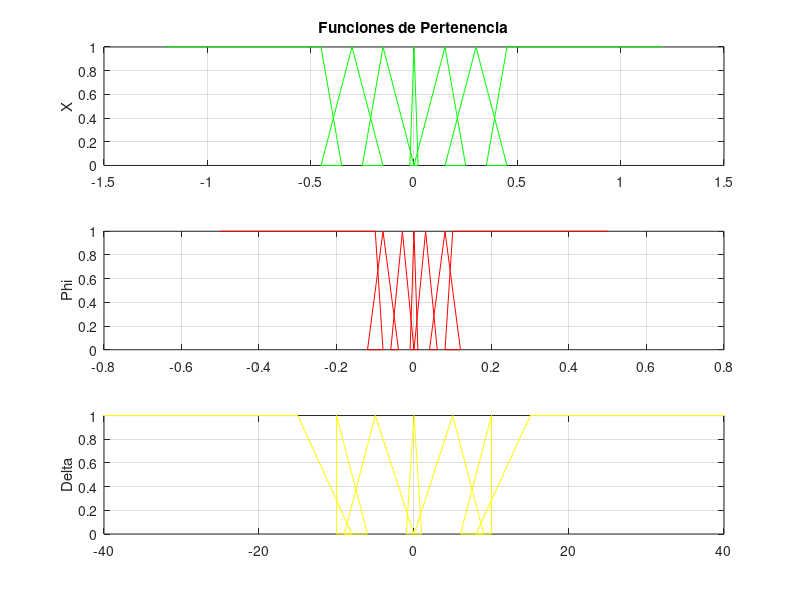

This figure's MATLAB source: (Note: this script raises an error after producing the figure.)
% Control Fuzzy de Motor DC

clear;
clc;
PI = 3.141592;
close all;


xini = input('Introduce Posicion Inicial X : ');
xdeseado = input('Introducir Posicion X deseada : ');

%Define cantidad de divisiones de la variables (PARTICIONES)

kX = 7; %Posicion
kP = 7; %velocidad
kD = 7; %Voltaje


%Define los rangos de cada una de las divisiones
%de X. (X viene a ser el valor de la coordenada en eje X)
%LE LC CE RC RI

Xrango= [-1.2   -0.35
         -0.45  -0.15
         -0.25  -0.00
         -0.02   0.02
          0.00   0.25
          0.15   0.45
          0.35   1.2 ];

%FUNCION DE PERTENENCIA

LE0 = Xrango(1,1);
LE1 = -0.45;
LE2 = Xrango(1,2);
LEC1 = Xrango(2,1);
LEC2 = -0.30;
LEC3 = Xrango(2,2);
LC1 = Xrango(3,1);
LC2 = -0.15;
LC3 = Xrango(3,2);
CE1 = Xrango(4,1);
CE2 = 0;
CE3 = Xrango(4,2);
RC1 = Xrango(5,1);
RC2 = 0.15;
RC3 = Xrango(5,2);
RIC1 = Xrango(6,1);
RIC2 = 0.30;
RIC3 = Xrango(6,2);
RI1 = Xrango(7,1);
RI2 = 0.45;
RI3 = Xrango(7,2);


% Grafico de las funciones de pertenencia de X

Xx = [ LE0 LE1 LE2 LEC1 LEC2 LEC3 LC1 LC2 LC3 CE1 CE2 CE3 RC1 RC2 RC3 RIC1 RIC2 RIC3 RI1 RI2 RI3 ];
Xy = [ 1   1   0   0    1    0    0   1   0   0   1   0   0   1   0   0    1    0    0   1   1 ];                    
figure(1);
subplot(3,1,1);
plot(Xx,Xy,'g');
title('Funciones de Pertenencia');
ylabel('X');
grid;
drawnow


%Define los rangos de cada una de las divisiones
%de P. (P viene a ser el angulo de inclinacion
%de Vehiculo con respecto a la horizontal)
%RB RU RV VE LV LU LB


Prango = [ -0.50    -0.08
           -0.12    -0.04
           -0.06    -0.00
           -0.01    0.01
            0.00    0.06
            0.04    0.12
            0.08    0.50 ];

RB1 = Prango(1,1);
RB2 = -0.10;
RB3 = Prango(1,2);
RU1 = Prango(2,1);
RU2 = -0.08;
RU3 = Prango(2,2);
RV1 = Prango(3,1);
RV2 = -0.03;
RV3 = Prango(3,2);
VE1 = Prango(4,1);
VE2 = 0;
VE3 = Prango(4,2);
LV1 = Prango(5,1);
LV2 = 0.03;
LV3 = Prango(5,2);
LU1 = Prango(6,1);
LU2 = 0.08;
LU3 = Prango(6,2);
LB1 = Prango(7,1);
LB2 = 0.10;
LB3 = Prango(7,2);

Phx = [ RB1 RB2 RB3 RU1 RU2 RU3 RV1 RV2 RV3 VE1 VE2 VE3 LV1 LV2 LV3 LU1 LU2 LU3 LB1 LB2 LB3 ];
Phy = [ 1   1   0   0   1   0   0   1   0   0   1   0   0   1   0   0   1   0   0   1   1   ];

figure(1);
subplot(3,1,2);
plot(Phx,Phy,'r');   
ylabel('Phi');
grid;
drawnow;


%Define los rangos de cada una de las divisiones
%de D. (D viene a ser el angulo de giro
%de las ruedas con respecto al vehiculo)
%NB NM NS ZE PS PM PB 

Drango= [ -40   -8
          -10   -6
          -9    -0
          -1    1
           0    9
           6    10
           8   40 ];

NB0 = Drango(1,1);
NB1 = -15;
NB2 = Drango(1,2);
NM1 = Drango(2,1);
NM2 = -10;
NM3 = Drango(2,2);
NS1 = Drango(3,1);
NS2 = -5;
NS3 = Drango(3,2);
ZE1 = Drango(4,1);
ZE2 = 0;
ZE3 = Drango(4,2);
PS1 = Drango(5,1);
PS2 = 5;
PS3 = Drango(5,2);
PM1 = Drango(6,1);
PM2 = 10;
PM3 = Drango(6,2);
PB1 = Drango(7,1);
PB2 = 15;
PB3 = Drango(7,2);

Dex = [ NB0 NB1 NB2 NM1 NM2 NM3 NS1 NS2 NS3 ZE1 ZE2 ZE3 PS1 PS2 PS3 PM1 PM2 PM3 PB1 PB2 PB3 ];
Dey = [ 1   1   0   0   1   0   0   1   0   0   1   0   0   1   0   0   1   0   0   1   1   ];
figure(1);
subplot(3,1,3);
plot(Dex,Dey,'y');                      
ylabel('Delta');
grid;
drawnow;


%Base de reglas
%El numero dentro de la matriz te indica la  
%region del delta en la cual estamos trabajando
%comenzando del NB=1 al PB=7


BaseReg = [ 7  7  7  4  1  1  1 
            7  7  7  4  1  1  1
            7  7  7  4  1  1  1
            7  7  7  4  1  1  1
            7  7  7  4  1  1  1
            7  7  7  4  1  1  1
            7  7  7  4  1  1  1 ];  



%-----------------------------------------------------------------------------
%
%                 DEFINICION DE MATRICES VALUEX Y VALUEP
%
%-----------------------------------------------------------------------------

%En la primera columna de esta Matriz encontramos el numero asignado a cada
%region que hemos dividido.
%En la segunda columna vamos a colocar posteriormente el valor que toma en
%la funcion de pertenencia

%MOTOR SIN FIN

R = 2*1.1;
L = 1*0.0001;
Kt = 0.0573;
Kb = 0.05665;
I = 4.326e-5;
p = 0.0025;
m = 1.00;
c = 100;
r = 0.01;
alfa = 45*pi/180;

d = m + 2*pi*I*tan(alfa)/(p*r);

a22 = -c/d;
a23 = Kt*tan(alfa)/(r*d);

a32 = -2*pi*Kb/(p*L);
a33 = -R/L;
b31 = 1/L;
w21 = -1/d;

A = [ 0   1   0   
      0  a22 a23 
      0  a32 a33 ];
      
B = [ 0
      0
      b31 ];
 
Wf = [ 0
       w21       
       0 ];
    
dt = 0.002;
ti = 0;
tf = 1*25;
Fseca = 0.75*70;      % 0 - 0.75

[Ak,Bk] = c2d(A,B,dt);
[Ak,Wk] = c2d(A,Wf,dt);
xx(1,1) = xini;
xx(2,1) = 0;
xx(3,1) = 0;

x = xx(1,1);
P = xx(2,1);

count = 1;

for t = ti:dt:tf

%Para determinar a que particion corresponde
xnuevo = xx(1,1) - xdeseado;
numx = 0;
for nx = 1:kX
   rangomin = Xrango(nx,1);
   rangomax = Xrango(nx,2);
   if(  (xnuevo >= rangomin) & (xnuevo <= rangomax) ) 
      numx = numx + 1;  
      valuex(numx,1) = nx;
   end
end


%Para determinar a que particion corresponde
numP = 0;
for nP = 1:kP
   rangomin = Prango(nP,1);
   rangomax = Prango(nP,2);
   if( (P >= rangomin) & (P <= rangomax) ) 
       numP = numP + 1;  
       valueP(numP,1) = nP;
   end
end



%-----------------------------------------------------------------------------
%
%                       FUNCIONES DE PERTENECIA DE X
%
%-----------------------------------------------------------------------------



%Hemos tomado como convencion que siempre que se tengan tres puntos y que cuando 
%y se traten de dividir las zonas respecto a esos puntos, se va tomar asi:
% < y >=


%fpx = funcion de pertenencia
%Halla la funcion de pertenecia construyendo rectas

for nx = 1:numx
vx = valuex(nx,1);
   if(vx == 1)
      if( xnuevo < LE1 )
          fpx = 1;
      elseif( ( xnuevo >= LE1 ) & ( xnuevo <= LE2) )
          fpx = 1 - ((xnuevo - LE1)/(LE2 - LE1)); 
      end

   elseif(vx == 2) 
      if( ( xnuevo < LEC2 ) & ( xnuevo >= LEC1 ) )
         fpx = (xnuevo-LEC1)/(LEC2-LEC1);
      elseif( ( xnuevo >= LEC2 ) & ( xnuevo <= LEC3 ) )
         fpx = 1 - ((xnuevo-LEC2)/(LEC3-LEC2)); 
      end

   elseif(vx == 3)
      if( ( xnuevo < LC2 ) & ( xnuevo >= LC1 ) )
         fpx = (xnuevo-LC1)/(LC2-LC1);
      elseif( ( xnuevo >= LC2 ) & ( xnuevo <= LC3 ) )
         fpx = 1 - ((xnuevo-LC2)/(LC3-LC2)); 
      end

    elseif( vx == 4 )
      if( ( xnuevo < CE2 ) & ( xnuevo >= CE1 ) )
         fpx = (xnuevo-CE1)/(CE2-CE1);
      elseif( ( xnuevo >= CE2 ) &  ( xnuevo <= CE3) )
         fpx = 1 - ((xnuevo-CE2)/(CE3-CE2)); 
      end

    elseif( vx == 5 )
      if( ( xnuevo < RC2 ) & ( xnuevo >= RC1 ) )
         fpx = (xnuevo-RC1)/(RC2-RC1);
      elseif( ( xnuevo >= RC2 ) &  ( xnuevo <= RC3) )
         fpx = 1 - ((xnuevo-RC2)/(RC3-RC2)); 
      end

    elseif( vx == 6 )
      if( ( xnuevo < RIC2 ) & ( xnuevo >= RIC1 ) )
         fpx = (xnuevo-RIC1)/(RIC2-RIC1);
      elseif( ( xnuevo >= RIC2 ) &  ( xnuevo <= RIC3) )
         fpx = 1 - ((xnuevo-RIC2)/(RIC3-RIC2)); 
      end


    elseif( vx == 7 )
      if( ( xnuevo < RI2 ) & ( xnuevo >= RI1 ) )
         fpx = (xnuevo-RI1)/(RI2-RI1);
      elseif( xnuevo >= RI2 )
         fpx = 1; 
      end
    end
    
valuex(nx,2) = fpx;
end     


%----------------------------------------------------------------------------
%
%                  SE DEFINE LAS FUNCIONES DE PERTENENCIA DE P
%
%-----------------------------------------------------------------------------

for nP = 1:numP
vP = valueP(nP,1);
   if( vP == 1)
      if( ( P >= RB1 ) & ( P < RB2 ) )
          fpP = 1;
      elseif( ( P >= RB2 ) & ( P <= RB3 ) )
          fpP = 1 - ((P-RB2)/(RB3-RB2));
      end
   elseif( vP == 2 )
      if( ( P >= RU1 ) & ( P < RU2) )
          fpP = (P-RU1)/(RU2-RU1);
      elseif( ( P >= RU2 ) & ( P <= RU3) )
          fpP = 1 - ((P-RU2)/(RU3-RU2)); 
      end
   elseif( vP == 3 )
      if( ( P >= RV1 ) & ( P < RV2 ) )
          fpP = (P-RV1)/(RV2-RV1);
      elseif( ( P >= RV2 ) & ( P <= RV3 ) )
          fpP = 1 - ((P-RV2)/(RV3-RV2)); 
      end
   elseif( vP == 4 )
      if( ( P >= VE1 ) & ( P < VE2) )
          fpP = (P-VE1)/(VE2-VE1);
      elseif( ( P >= VE2 ) & ( P <= VE3) )
          fpP = 1 - ((P-VE2)/(VE3-VE2)); 
      end
   elseif( vP == 5 )
      if( ( P >= LV1 ) & ( P < LV2) )
          fpP = (P-LV1)/(LV2-LV1);
      elseif( ( P >= LV2 ) & ( P <= LV3) )
          fpP = 1 - ((P-LV2)/(LV3-LV2)); 
      end
   elseif( vP == 6 )
      if( ( P >= LU1 ) & ( P < LU2 ) )
          fpP = (P-LU1)/(LU2-LU1);
      elseif( ( P >= LU2 ) & ( P <= LU3 ) )
          fpP = 1 - ((P-LU2)/(LU3-LU2)); 
      end
   elseif( vP == 7 )
      if( ( P >= LB1 ) & ( P < LB2) )
          fpP = (P-LB1)/(LB2-LB1);
      elseif( ( P >= LB2 ) & ( P <= LB3) )
          fpP = 1; 
      end
   end
   
valueP(nP,2) = fpP;
end


%Define el valueD
%En el valueD se utiliza la primera columna con la base de reglas
%mediante el uso de la combinacion de las primeras columnas del
%valuex y el valueP.
%En la segunda columna se coloca el minimo valor de cada una de
%las combinaciones
                           

%identifica la regla
kkd = 1;
for kkx = 1:numx
   for kkP = 1:numP
      Dx = valuex(kkx,1);
      DP = valueP(kkP,1);
      valueD(kkd,1) = BaseReg(DP,Dx);		%numero de figura
      valueD(kkd,2) = min(valuex(kkx,2),valueP(kkP,2));	%grado de pertenencia
      kkd = kkd + 1;
   end
end
numD = kkd - 1;


dD = 0.02;

nnD = (40 - (-40)) /dD + 1; %Para encontrar el Area

Dbase = zeros(kD,nnD);


%Centro de Gravedad
for nD = 1:numD
  k = 1;
  vD = valueD(nD,1); 
  minD = valueD(nD,2);
    for tD = -40:dD:40  %Rango del Voltaje
        if( vD == 1 )
            if( tD < NB1 )
                Dbase(nD,k) = 1;
            elseif( (tD >= NB1)  &  (tD < NB2)  )            
                Dbase(nD,k) = 1 - ((tD-NB1)/(NB2-NB1));     
            elseif( tD >=NB2 ) 
                Dbase(nD,k) = 0;
            end
            if( Dbase(nD,k) > minD )
                Dbase(nD,k) = minD;
            end
         elseif( vD == 2 )
            if( tD <= NM1 )
                Dbase(nD,k) = 0;
            elseif( (tD > NM1) & (tD <= NM2) )
                Dbase(nD,k) = (tD-NM1)/(NM2-NM1);
            elseif( (tD > NM2) & ( tD <= NM3) )            
                Dbase(nD,k) = 1 - ((tD-NM2)/(NM3-NM2));     
            elseif( tD > NM3 )
                Dbase(nD,k) = 0;
            end
            if( Dbase(nD,k) > minD )
              Dbase(nD,k) = minD;
            end
        elseif( vD == 3 )
            if( tD <= NS1 )
                Dbase(nD,k) = 0;
            elseif( (tD > NS1) & (tD <= NS2) )
                Dbase(nD,k) = (tD-NS1)/(NS2-NS1);
            elseif( (tD > NS2) & ( tD <= NS3) )            
                Dbase(nD,k) = 1 - ((tD-NS2)/(NS3-NS2));     
            elseif( tD > NS3 )
                Dbase(nD,k) = 0;
            end
            if( Dbase(nD,k) > minD )
                Dbase(nD,k) = minD;
            end
        elseif( vD == 4 )
            if( tD <= ZE1 )
                Dbase(nD,k) = 0;
            elseif( (tD > ZE1) & (tD <= ZE2) )
                Dbase(nD,k) = (tD-ZE1)/(ZE2-ZE1);
            elseif( (tD > ZE2) & ( tD <= ZE3) )            
                Dbase(nD,k) = 1 - ((tD-ZE2)/(ZE3-ZE2));     
            elseif( tD > ZE3 )
                Dbase(nD,k) = 0;
            end
            if( Dbase(nD,k) > minD )
                Dbase(nD,k) = minD;
            end
        elseif( vD == 5 )
            if( tD <= PS1 )
                Dbase(nD,k) = 0;
            elseif( (tD > PS1) & (tD <= PS2) )
                Dbase(nD,k) = (tD-PS1)/(PS2-PS1);
            elseif( (tD > PS2) && ( tD <= PS3) )            
                Dbase(nD,k) = 1 - ((tD-PS2)/(PS3-PS2));     
            elseif( tD > PS3 )
                Dbase(nD,k) = 0;
            end
            if( Dbase(nD,k) > minD )
                Dbase(nD,k) = minD;
            end
        elseif( vD == 6 )
            if( tD <= PM1 )
                Dbase(nD,k) = 0;
            elseif( (tD > PM1) & (tD <= PM2) )
                Dbase(nD,k) = (tD-PM1)/(PM2-PM1);
            elseif( (tD > PM2) & ( tD <= PM3) )            
                Dbase(nD,k) = 1 - ((tD-PM2)/(PM3-PM2));     
            elseif( tD > PM3 )
                Dbase(nD,k) = 0;
            end
            if( Dbase(nD,k) > minD )
                Dbase(nD,k) = minD;
            end
        elseif( vD == 7 )
            if( tD <= PB1 )
                Dbase(nD,k) = 0;
            elseif( (tD > PB1) & (tD <= PB2) )
                Dbase(nD,k) = (tD-PB1)/(PB2-PB1);
            elseif( tD > PB2 )            
                Dbase(nD,k) = 1;     
            end
            if( Dbase(nD,k) > minD )
                Dbase(nD,k) = minD;
            end
        end
        k = k + 1;
    end
end

maxDbase = max(Dbase);

AreaD = sum(maxDbase) * dD;
DD = -40:dD:40;
DxG = ( (dD.*maxDbase) * DD') / AreaD;
%saturacion +/-30
if( DxG > 24 )
   DxG = 24;
end
if( DxG < -24 )
    DxG = -24;
end


pos(count,1) = xx(1,1);
vel(count,1) = xx(2,1);
amp(count,1) = xx(3,1);
volt(count,1) = DxG;
tiempo(count,1) = t;

%Integrando el Sistema (calcula el siguiente X)
if(xx(2,1) >= 0)
    Fs = Fseca;
elseif(xx(2,1) < 0)
    Fs = -Fseca;
end

xx = Ak*xx + Bk*DxG + Wk*Fs;

P = xx(2,1);    %velocidad

count = count+1;

end

figure(2)
plot(tiempo,pos);
title('POSICION');   grid;

figure(3)
plot(tiempo,volt);
title('VOLTAJE');   grid;
